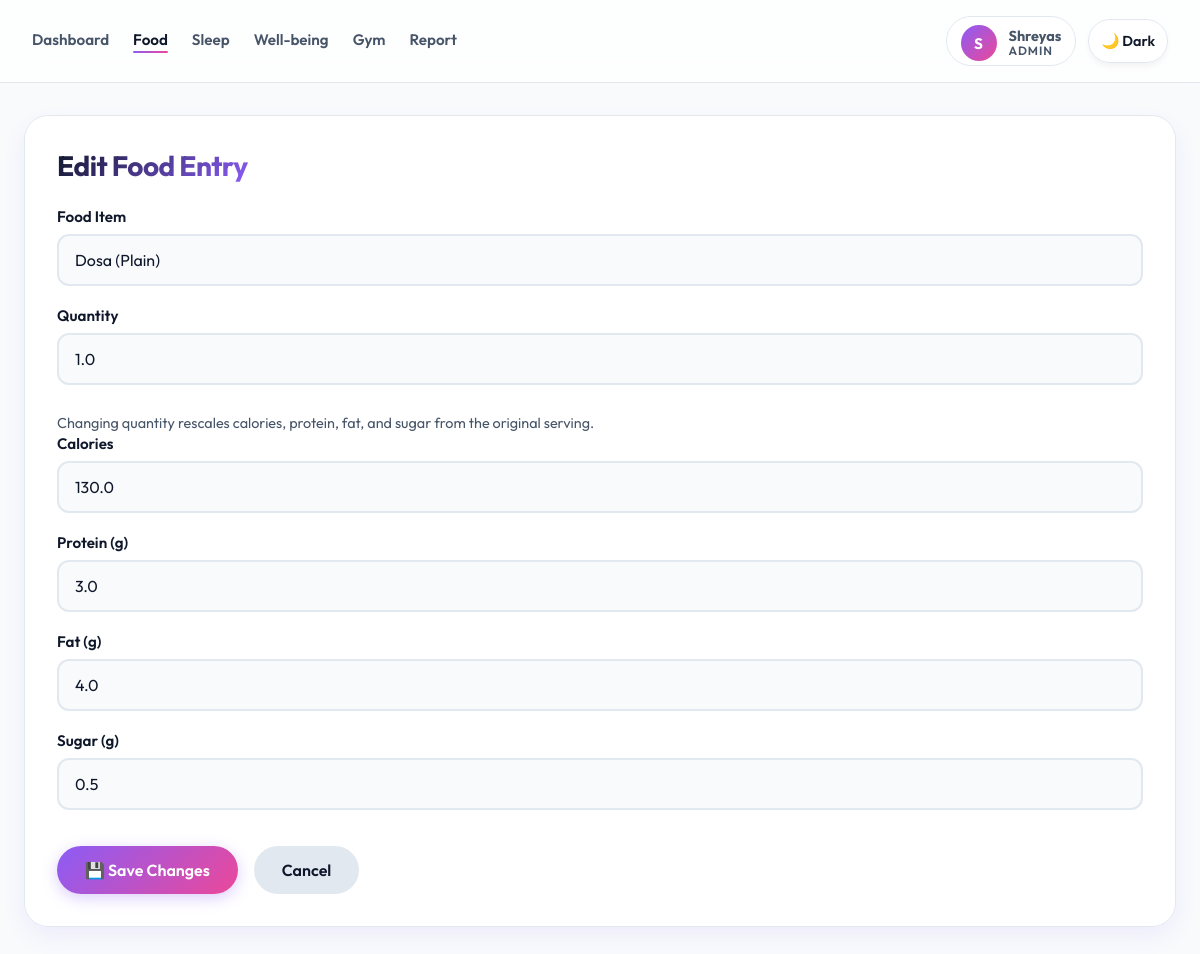
Page /food/edit/159 (signed in) on the committed database.
### tables this page shows
CREATE TABLE "users" (
            id INTEGER PRIMARY KEY AUTOINCREMENT,
            email TEXT UNIQUE NOT NULL,
            password_hash TEXT NOT NULL,
            name TEXT,
            age INTEGER,
            height REAL,
            weight REAL,
            role TEXT NOT NULL DEFAULT 'user',
            is_active INTEGER NOT NULL DEFAULT 1,
            created_at TEXT NOT NULL DEFAULT CURRENT_TIMESTAMP
        );

CREATE TABLE food_log (
            id INTEGER PRIMARY KEY AUTOINCREMENT,
            date TEXT,
            meal TEXT,
            food TEXT,
            qty REAL,
            calories REAL,
            protein REAL,
            fat REAL,
            sugar REAL
        , user_id INTEGER);

### app.py (the view, shortened to what this page needs)
@app.route("/food/edit/<int:item_id>", methods=["GET", "POST"])
@login_required
def edit_food(item_id):
    db = get_db()
    food_row = db.execute(
        "SELECT * FROM food_log WHERE id = ? AND user_id = ?",
        (item_id, current_user.id),
    ).fetchone()
    if not food_row:
        db.close()
        abort(404)
    db.close()
    return render_page("edit_food.html", active_page="food", f=food_row)

### app.py (called while the page is built, shortened)
def get_sqlite_path():
    if DATABASE_URL.startswith("sqlite:///"):
        return DATABASE_URL.removeprefix("sqlite:///")
    if DATABASE_URL.startswith("sqlite://"):
        return DATABASE_URL.removeprefix("sqlite://")
    return str(DEFAULT_SQLITE_PATH)

def get_db():
    db = sqlite3.connect(get_sqlite_path())
    db.row_factory = sqlite3.Row
    db.execute("PRAGMA foreign_keys = ON")
    return DBConnection(db, "sqlite")

def get_user_by_id(user_id):
    db = get_db()
    row = db.execute("SELECT * FROM users WHERE id = ?", (user_id,)).fetchone()
    db.close()
    return User(row) if row else None

def render_page(template_name, **context):
    return render_template(template_name, **context)

@login_manager.user_loader
def load_user(user_id):
    return get_user_by_id(int(user_id))

    @property
    def is_active(self):
        return self.active

    def _rewrite_query(self, query):
        if self.engine == "postgres":
            return query.replace("?", "%s")
        return query

    def execute(self, query, params=()):
        return self._conn.execute(self._rewrite_query(query), params)

    def close(self):
        self._conn.close()

### templates/edit_food.html (shortened to what this page needs)
<!DOCTYPE html>
<html lang="en">
<head>
    <link rel="stylesheet" href="/static/style.css">
</head>
<body>
{% include "_navbar.html" %}
<div class="page-container">
    <div class="card">
        <h2>Edit Food Entry</h2>
        <form method="post">
            <div class="form-row">
                <label>Food Item</label>
                <input type="text" value="{{ f.food }}" disabled>
            </div>
            <div class="form-row">
                <label>Quantity</label>
                <input
                    type="number"
                    step="0.1"
                    name="qty"
                    id="qtyInput"
                    value="{{ f.qty }}"
                    min="0.1"
                    required
                >
                <small class="field-hint">Changing quantity rescales calories, protein, fat, and sugar from the original serving.</small>
            </div>
            <div class="form-row">
                <label>Calories</label>
                <input
                    type="number"
                    step="0.1"
                    name="calories"
                    id="caloriesInput"
                    value="{{ f.calories }}"
                    required
                >
            </div>
            <div class="form-row">
                <label>Protein (g)</label>
                <input
                    type="number"
                    step="0.1"
                    name="protein"
                    id="proteinInput"
                    value="{{ f.protein }}"
                    required
                >
            </div>
            <div class="form-row">
                <label>Fat (g)</label>
                <input
                    type="number"
                    step="0.1"
                    name="fat"
                    id="fatInput"
                    value="{{ f.fat }}"
                    required
                >
            </div>
            <div class="form-row">
                <label>Sugar (g)</label>
                <input
                    type="number"
                    step="0.1"
                    name="sugar"
                    id="sugarInput"
                    value="{{ f.sugar }}"
                    required
                >
            </div>
            <div class="form-actions">
                <button type="submit" class="primary-btn">
                    💾 Save Changes
                </button>
                <a href="/food?date={{ f.date }}" class="secondary-btn">
                    Cancel
                </a>
            </div>
        </form>
    </div>
</div>
</body>
</html>

### templates/_navbar.html (shortened to what this page needs)
<nav class="navbar">
    <div class="nav-left" id="navMenu">
        <a href="{{ url_for('index') }}" class="{{ 'active' if active_page == 'dashboard' else '' }}">Dashboard</a>
        <a href="{{ url_for('food') }}" class="{{ 'active' if active_page == 'food' else '' }}">Food</a>
        <a href="{{ url_for('sleep') }}" class="{{ 'active' if active_page == 'sleep' else '' }}">Sleep</a>
        <a href="{{ url_for('wellbeing') }}" class="{{ 'active' if active_page == 'wellbeing' else '' }}">Well-being</a>
        <a href="{{ url_for('gym') }}" class="{{ 'active' if active_page == 'gym' else '' }}">Gym</a>
        <a href="{{ url_for('report') }}" class="{{ 'active' if active_page == 'report' else '' }}">Report</a>
    </div>
    <div class="nav-right">
        {% if current_user.is_authenticated %}
        <a href="{{ url_for('profile') }}" class="nav-user nav-user-desktop nav-user-link">
            <div class="nav-avatar nav-avatar-fallback">{{ current_user.name[:1] | upper }}</div>
            <div class="nav-user-meta">
                <strong>{{ current_user.name }}</strong>
                <span>{{ current_user.role|title }}</span>
            </div>
        </a>
        {% else %}
        <div class="nav-auth-desktop">
            <a href="{{ url_for('login') }}" class="secondary-btn nav-auth-link">Sign In</a>
            <a href="{{ url_for('register') }}" class="primary-btn nav-auth-link">Create Account</a>
        </div>
        {% endif %}
        <button id="themeToggle" class="theme-btn">Dark</button>
    </div>
</nav>

### rows in the picture
users: name "S", name "Shreyas", role "ADMIN"
food_log: food "Dosa (Plain)", qty "1.0", calories "130.0", protein "3.0", fat "4.0", sugar "0.5"
